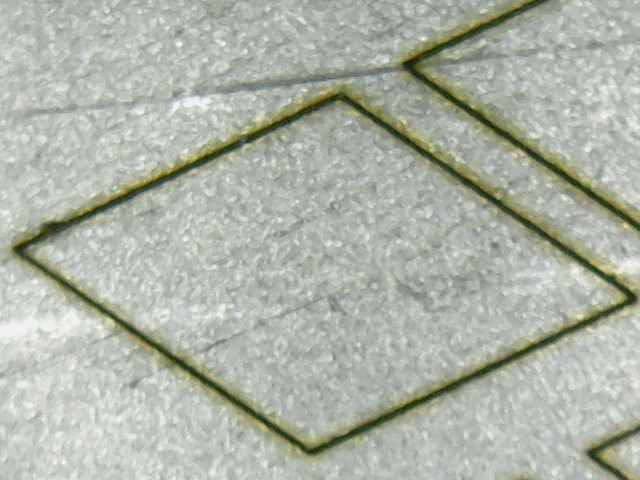
#> input picture Test_Images/test6.jpg, 640 x 480 px, found by its file name
$ python transform.py
#> lines starting #> are read from the running program, lines starting #| are printed output that depends on the picture; after the words box and inside, x2 and y2 are one past the last pixel; in counts of white or black regions, pixels touching at a corner belong together
### source/fit_ell.py
import numpy as np
import math

class ellipse_var:
    def __init__(self, phi, X0_in, Y0_in, long_axis, short_axis):
        self.phi = phi
        self.X0_in = X0_in
        self.Y0_in = Y0_in
        self.long_axis = long_axis
        self.short_axis = short_axis


def fit_ellipse(x, y, axis_handle):
    orientation_tolerance = 1e-3

    x = x.T
    y = y.T

    mean_x = np.mean(x)
    mean_y = np.mean(y)

    x = x - mean_x
    y = y - mean_y

    X = np.concatenate((np.square(x), np.multiply(x,y), np.square(y), x, y), axis=1)

    denom = np.linalg.inv((X.T)*X)

    arr = np.sum(X, axis = 0) * denom
    arr = np.array(arr)

    a = arr[0][0]
    b = arr[0][1]
    c = arr[0][2]
    d = arr[0][3]
    e = arr[0][4]

    if ( min( abs(b/a), abs(a/b) ) > orientation_tolerance) == True :
        orientation_rad = 0.5 * math.atan(b/(c-a))
        cos_phi = math.cos( orientation_rad )
        sin_phi = math.sin( orientation_rad )
        A = (a * cos_phi**2) - (b * cos_phi * sin_phi) + (c * sin_phi**2)
        B = 0
        C = (a * (sin_phi**2)) + (b * cos_phi * sin_phi) + (c * cos_phi**2)
        D = (d * cos_phi) - (e * sin_phi)
        E = (d * sin_phi) + (e * cos_phi)

        [mean_X, mean_Y] = [(cos_phi*mean_x - sin_phi*mean_y), (sin_phi*mean_x + cos_phi*mean_y)]

        print(orientation_rad)

    else:
        orientation_rad = 0
        cos_phi = math.cos(orientation_rad)
        sin_phi = math.sin(orientation_rad)
        A = a
        B = b
        C = c
        D = d
        E = e
        mean_X = mean_x
        mean_Y = mean_y

    test = A*C

    if(test > 0):
        status = ''

    elif test == 0:
        status = 'Parabola Found'
        print("fit_ellipse: Did not find an ellipse")

    else:
        status = 'Hyperbola Found'
        print("fit_ellipse: Did not find an ellipse")


    if(test > 0):
        if(A<0):
            A = -1*A
            C = -1*C
            D = -1*D
            E = -1*E

        X0 = mean_X - D/2/A
        Y0 = mean_Y - E/2/C
        F = 1 + (D**2)/(4*A) + (E**2)/(4*C)
        [A, B] = [(math.sqrt(F/A)),(math.sqrt(F/C))]

        long_axis = 2*max(A, B)
        short_axis = 2*min(A, B)

        R = np.array([[cos_phi, sin_phi], [-1*sin_phi, cos_phi]])
        P_in = np.dot(R,[[X0], [Y0]])
        X0_in = P_in[0]
        Y0_in = P_in[1]

        ell = ellipse_var(orientation_rad, X0_in, Y0_in, long_axis, short_axis)

        print(long_axis)
        print(short_axis)

        return ell

### source/transform.py
import numpy as np
from fit_ell import fit_ellipse
from fit_ell import ellipse_var
from cv2 import cv2
import math


x = [316, 17, 335, 637]
y = [454, 251, 91, 298]


def transform(x, y, img):
       xs = np.array([0, 1, 1, 0])
       ys = np.array([0, 0, 1, 1])
       As = np.array([[xs[0], xs[1], xs[2]], [ys[0], ys[1], ys[2]], [1, 1, 1]])
       Bs = np.array([[xs[3]], [ys[3]], [1]])

       S1 = np.linalg.solve(As, Bs)

       # each element is an array, so use Afs[0][0][0] to get the first element
       Afs = np.array([[S1[0][0]*xs[0], S1[1][0]*xs[1], S1[2][0]*xs[2]],
              [S1[0][0]*ys[0], S1[1][0]*ys[1], S1[2][0]*ys[2]],
              [S1[0][0], S1[1][0], S1[2][0]]])

       xp = [x[0], x[1], x[2], x[3]]
       yp = [y[0], y[1], y[2], y[3]]

       Ap = [[xp[0], xp[1], xp[2]], [yp[0], yp[1], yp[2]], [1, 1, 1]]
       Bp = [[xp[3]], [yp[3]], [1]]

       S2 = np.linalg.solve(Ap, Bp)

       Afp = np.array([[S2[0][0]*xp[0], S2[1][0]*xp[1], S2[2][0]*xp[2]],
              [S2[0][0]*yp[0], S2[1][0]*yp[1], S2[2][0]*yp[2]],
              [S2[0][0], S2[1][0], S2[2][0]]])

       Afs_inv = np.linalg.inv(Afs)

       T = np.mat(Afp) * np.mat(Afs_inv)

       circlex = [0.5, 1, 0.8535, 0.5, 0]
       circley = [0, 0.5, 0.8535, 1, 0.5]

       circle = np.matrix([circlex, circley, [1, 1, 1, 1, 1]])

       transformed_circle = T * circle

       transformed_circle = transformed_circle / transformed_circle[2][:]
       transformed_circle = np.round(transformed_circle)

       ellipse_points_x = transformed_circle[0]
       ellipse_points_y = transformed_circle[1]

       e = fit_ellipse(ellipse_points_x, ellipse_points_y,0)

       centre = (round(e.X0_in[0]), round(e.Y0_in[0]))
       axes = (round(e.long_axis/2), round(e.short_axis/2))

       cv2.ellipse(img, centre, axes, -((e.phi*180)/math.pi), 0, 360, (0,255,0), 2)

       cv2.imshow('ellipse', img)
       cv2.waitKey(0)
       cv2.destroyAllWindows()


if __name__ == "__main__":
       img = cv2.imread("C://Users/kodey/Documents/Python Scripts/DIC/Images/test6.jpg")
#> img is the input picture: shape (480, 640, 3); mean B, G, R 167.3, 179.4, 173.5
       transform(x, y, img)
#> in transform, `cv2.ellipse(img, centre, axes, -((e.phi*180)/math.pi), 0, 360, (0,255,..`:
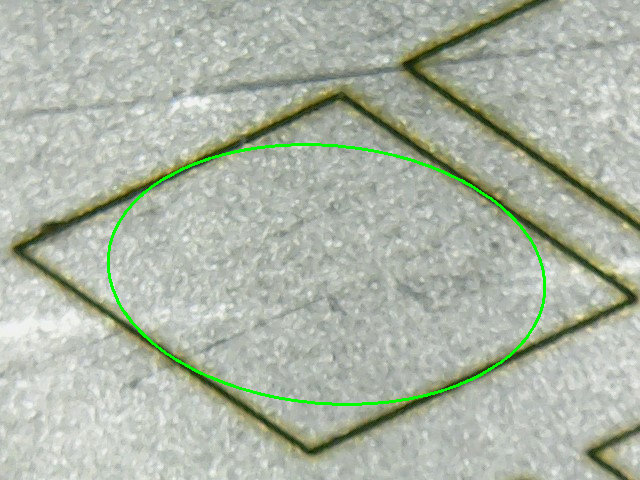
#> img: shape (480, 640, 3); 1.08% of pixels changed, all inside (x1, y1, x2, y2) = (107, 143, 546, 406)

$ run again, with Test_Images/test1.jpg copied over Test_Images/test6.jpg
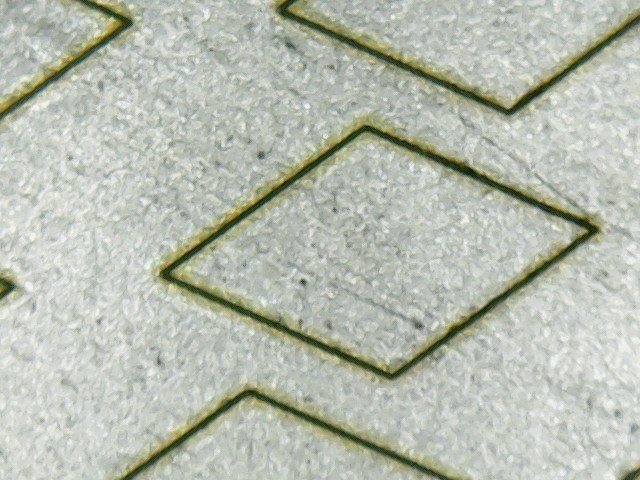
#> input picture Test_Images/test1.jpg, 640 x 480 px, found by its file name
#> img is the input picture: shape (480, 640, 3); mean B, G, R 176.4, 188.9, 183.4
#> in transform, `cv2.ellipse(img, centre, axes, -((e.phi*180)/math.pi), 0, 360, (0,255,..`:
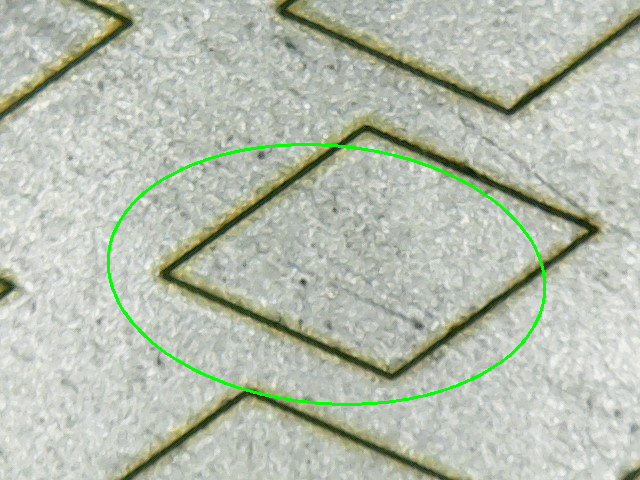
#> img: shape (480, 640, 3); 1.08% of pixels changed, all inside (x1, y1, x2, y2) = (107, 143, 546, 406)

$ run again, with Test_Images/test10.jpg copied over Test_Images/test6.jpg
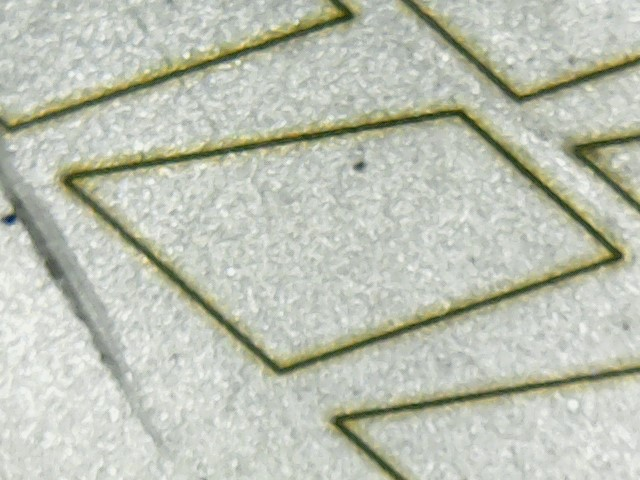
#> input picture Test_Images/test10.jpg, 640 x 480 px, found by its file name
#> img is the input picture: shape (480, 640, 3); mean B, G, R 179.4, 192.9, 188.5
#> in transform, `cv2.ellipse(img, centre, axes, -((e.phi*180)/math.pi), 0, 360, (0,255,..`:
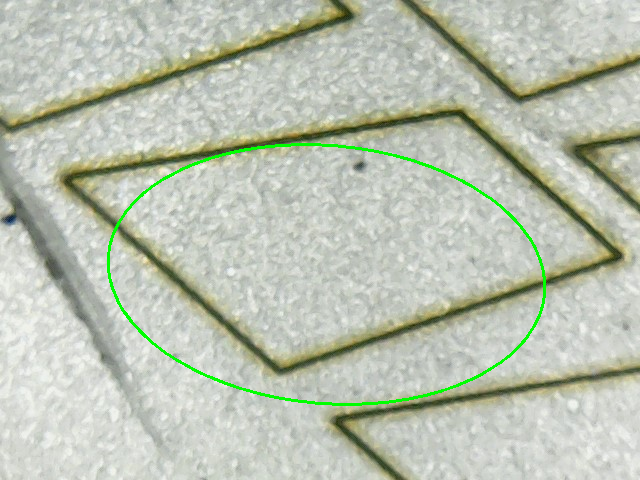
#> img: shape (480, 640, 3); 1.08% of pixels changed, all inside (x1, y1, x2, y2) = (107, 143, 546, 406)

$ run again, with Test_Images/test13.jpg copied over Test_Images/test6.jpg
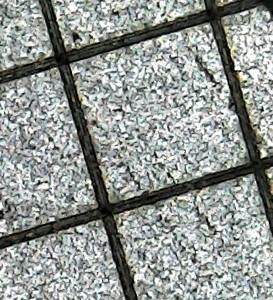
#> input picture Test_Images/test13.jpg, 273 x 300 px, found by its file name
#> img is the input picture: shape (300, 273, 3); mean B, G, R 147.7, 151, 146.1
#> in transform, `cv2.ellipse(img, centre, axes, -((e.phi*180)/math.pi), 0, 360, (0,255,..`:
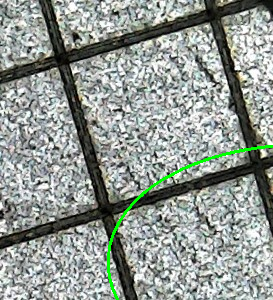
#> img: shape (300, 273, 3); 0.94% of pixels changed, all inside (x1, y1, x2, y2) = (107, 145, 273, 300)
